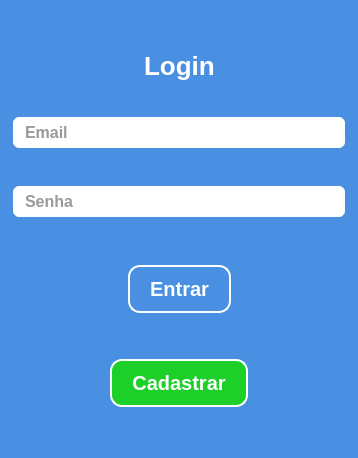
<?xml version="1.0" encoding="UTF-8"?>
<ui version="4.0">
 <class>janela_login</class>
 <widget class="QDialog" name="janela_login">
  <property name="geometry">
   <rect>
    <x>0</x>
    <y>0</y>
    <width>358</width>
    <height>458</height>
   </rect>
  </property>
  <property name="windowTitle">
   <string>Dialog</string>
  </property>
  <property name="styleSheet">
   <string notr="true">*{
	background: #4A90E2;
}

#_txt_titulo{
	font-family: &quot;Segoe UI&quot;;
	font-weight: bold;
	font-size: 26px;
    color: #fff;
}

QLabel{
	font-family: &quot;Segoe UI&quot;;
	font-weight: bold;
	font-size:16px;
    color: #fff;
}

QLineEdit{
    background: #ffffff;
    border: 2px solid #4A90E2;
    border-radius: 8px;
    padding: 5px 10px;

    font-family: &quot;Segoe UI&quot;;
    font-weight: bold;
    font-size: 16px;
    color: #333333;
}

QLineEdit:focus{
    border-color: #53A3FF;
    background: #E6F7FF; 
}

QLineEdit:disabled {
    background: #f0f0f0;
    border: 2px solid #cccccc;
    color: #999999;
}

#_btn_entrar{
    background: #4A90E2;
    border: 2px solid #fff;
    border-radius: 12px;
    padding: 10px 20px;

	font-family: &quot;Segoe UI&quot;;
	font-weight: bold;
	font-size: 20px;
    color: #fff;
}

#_btn_entrar:hover{
    background: #53A3FF;
    border: 2px solid #fff;
    border-radius: 12px;
    padding: 10px 20px;
}

#_btn_cadastrar{
    background: #1DD029;
    border: 2px solid #fff;
    border-radius: 12px;
    padding: 10px 20px;

	font-family: &quot;Segoe UI&quot;;
	font-weight: bold;
	font-size: 20px;
    color: #fff;
}

#_btn_cadastrar:hover{
    background: #24FF33;
    border: 2px solid #fff;
    border-radius: 12px;
    padding: 10px 20px;
}

</string>
  </property>
  <layout class="QVBoxLayout" name="verticalLayout">
   <item>
    <spacer name="_spa0">
     <property name="orientation">
      <enum>Qt::Orientation::Vertical</enum>
     </property>
     <property name="sizeType">
      <enum>QSizePolicy::Policy::Minimum</enum>
     </property>
     <property name="sizeHint" stdset="0">
      <size>
       <width>20</width>
       <height>40</height>
      </size>
     </property>
    </spacer>
   </item>
   <item>
    <layout class="QHBoxLayout" name="layout_login">
     <item>
      <spacer name="horizontalSpacer">
       <property name="orientation">
        <enum>Qt::Orientation::Horizontal</enum>
       </property>
       <property name="sizeHint" stdset="0">
        <size>
         <width>40</width>
         <height>20</height>
        </size>
       </property>
      </spacer>
     </item>
     <item>
      <widget class="QLabel" name="_txt_titulo">
       <property name="text">
        <string>Login</string>
       </property>
      </widget>
     </item>
     <item>
      <spacer name="horizontalSpacer_2">
       <property name="orientation">
        <enum>Qt::Orientation::Horizontal</enum>
       </property>
       <property name="sizeHint" stdset="0">
        <size>
         <width>40</width>
         <height>20</height>
        </size>
       </property>
      </spacer>
     </item>
    </layout>
   </item>
   <item>
    <spacer name="_spa1">
     <property name="orientation">
      <enum>Qt::Orientation::Vertical</enum>
     </property>
     <property name="sizeType">
      <enum>QSizePolicy::Policy::Ignored</enum>
     </property>
     <property name="sizeHint" stdset="0">
      <size>
       <width>20</width>
       <height>40</height>
      </size>
     </property>
    </spacer>
   </item>
   <item>
    <widget class="QLineEdit" name="_line_email">
     <property name="text">
      <string/>
     </property>
     <property name="placeholderText">
      <string>Email</string>
     </property>
    </widget>
   </item>
   <item>
    <spacer name="_spa2">
     <property name="orientation">
      <enum>Qt::Orientation::Vertical</enum>
     </property>
     <property name="sizeType">
      <enum>QSizePolicy::Policy::Ignored</enum>
     </property>
     <property name="sizeHint" stdset="0">
      <size>
       <width>20</width>
       <height>40</height>
      </size>
     </property>
    </spacer>
   </item>
   <item>
    <widget class="QLineEdit" name="_line_senha">
     <property name="cursor">
      <cursorShape>IBeamCursor</cursorShape>
     </property>
     <property name="text">
      <string/>
     </property>
     <property name="echoMode">
      <enum>QLineEdit::EchoMode::Password</enum>
     </property>
     <property name="placeholderText">
      <string>Senha</string>
     </property>
    </widget>
   </item>
   <item>
    <spacer name="_spa3">
     <property name="orientation">
      <enum>Qt::Orientation::Vertical</enum>
     </property>
     <property name="sizeType">
      <enum>QSizePolicy::Policy::Minimum</enum>
     </property>
     <property name="sizeHint" stdset="0">
      <size>
       <width>20</width>
       <height>40</height>
      </size>
     </property>
    </spacer>
   </item>
   <item>
    <layout class="QHBoxLayout" name="layout_entrar">
     <item>
      <spacer name="horizontalSpacer_3">
       <property name="orientation">
        <enum>Qt::Orientation::Horizontal</enum>
       </property>
       <property name="sizeHint" stdset="0">
        <size>
         <width>40</width>
         <height>20</height>
        </size>
       </property>
      </spacer>
     </item>
     <item>
      <widget class="QPushButton" name="_btn_entrar">
       <property name="cursor">
        <cursorShape>PointingHandCursor</cursorShape>
       </property>
       <property name="text">
        <string>Entrar</string>
       </property>
      </widget>
     </item>
     <item>
      <spacer name="horizontalSpacer_4">
       <property name="orientation">
        <enum>Qt::Orientation::Horizontal</enum>
       </property>
       <property name="sizeHint" stdset="0">
        <size>
         <width>40</width>
         <height>20</height>
        </size>
       </property>
      </spacer>
     </item>
    </layout>
   </item>
   <item>
    <spacer name="_spa4">
     <property name="orientation">
      <enum>Qt::Orientation::Vertical</enum>
     </property>
     <property name="sizeType">
      <enum>QSizePolicy::Policy::Minimum</enum>
     </property>
     <property name="sizeHint" stdset="0">
      <size>
       <width>20</width>
       <height>40</height>
      </size>
     </property>
    </spacer>
   </item>
   <item>
    <layout class="QHBoxLayout" name="layout_cadastrar">
     <item>
      <spacer name="horizontalSpacer_5">
       <property name="orientation">
        <enum>Qt::Orientation::Horizontal</enum>
       </property>
       <property name="sizeHint" stdset="0">
        <size>
         <width>40</width>
         <height>20</height>
        </size>
       </property>
      </spacer>
     </item>
     <item>
      <widget class="QPushButton" name="_btn_cadastrar">
       <property name="cursor">
        <cursorShape>PointingHandCursor</cursorShape>
       </property>
       <property name="text">
        <string>Cadastrar</string>
       </property>
      </widget>
     </item>
     <item>
      <spacer name="horizontalSpacer_6">
       <property name="orientation">
        <enum>Qt::Orientation::Horizontal</enum>
       </property>
       <property name="sizeHint" stdset="0">
        <size>
         <width>40</width>
         <height>20</height>
        </size>
       </property>
      </spacer>
     </item>
    </layout>
   </item>
   <item>
    <spacer name="_spa5">
     <property name="orientation">
      <enum>Qt::Orientation::Vertical</enum>
     </property>
     <property name="sizeType">
      <enum>QSizePolicy::Policy::Minimum</enum>
     </property>
     <property name="sizeHint" stdset="0">
      <size>
       <width>20</width>
       <height>40</height>
      </size>
     </property>
    </spacer>
   </item>
  </layout>
 </widget>
 <resources/>
 <connections/>
</ui>
